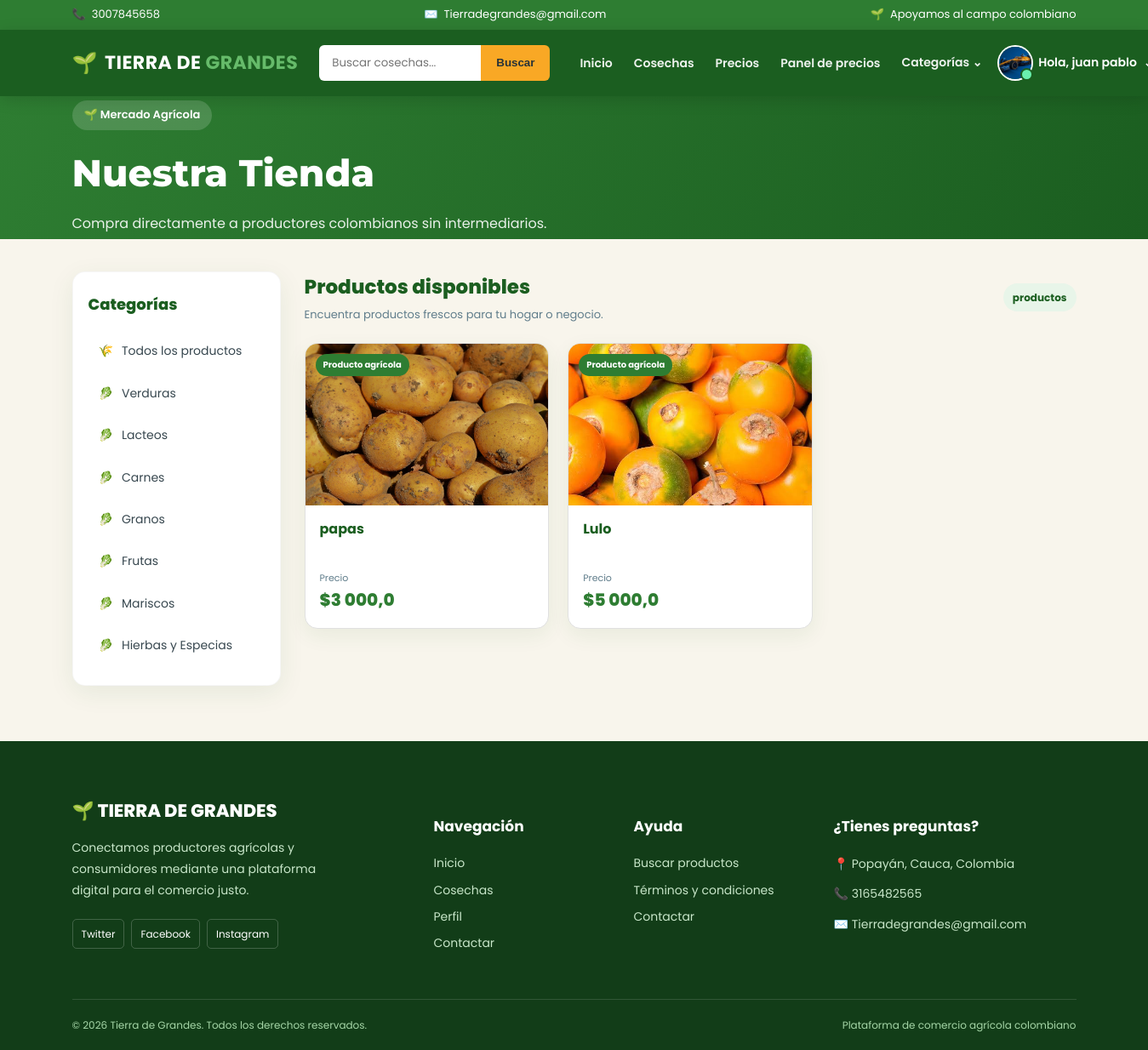
Page /verproducto/ (signed in) on the committed database.
### cuentas/models.py (models this page shows, shortened)
class Cuentas (AbstractBaseUser):
    nombres = models.CharField(max_length=50)
    apellidos = models.CharField(max_length=50)
    nombreusuario = models.CharField(max_length=50, unique=True)
    email = models.CharField(max_length=100, unique=True)
    numero_telefono = models.CharField(max_length=50)
    date_joined = models.DateTimeField(auto_now_add=True)
    last_login = models.DateTimeField(auto_now_add=True)
    is_admin = models.BooleanField(default=False)
    is_staff = models.BooleanField(default=False)
    is_active = models.BooleanField(default=False)
    is_superadmin = models.BooleanField(default=False)
    USERNAME_FIELD = 'email'
    REQUIRED_FIELDS = ['nombreusuario', 'nombres', 'apellidos']
    objects = CuentaAdd()
    def full_nombre(self):
        return f'{self.nombres} {self.apellidos}'

class UserPerfil(models.Model):
    user = models.OneToOneField(Cuentas, on_delete=models.CASCADE)
    direccion_linea_1 = models.CharField(blank=True, max_length=100)
    direccion_linea_2 = models.CharField(blank=True, max_length=100)
    image_perfil = models.ImageField(upload_to='userperfil')
    ciudad = models.CharField(blank=True, max_length=20)
    departamento = models.CharField(blank=True, max_length=20)
    descripcion = models.TextField()
    instagram = models.URLField("Instagram", max_length=200, blank=True)
    tiktok = models.URLField("TikTok", max_length=200, blank=True)
    facebook = models.URLField("Facebook", max_length=200, blank=True)

### categorias/models.py (models this page shows, shortened)
class Categoria(models.Model):
    nombre = models.CharField(max_length=45)
    slug = models.CharField(max_length=100, unique=True)
    descripcion = models.TextField()
    image = models.ImageField(blank=True, null=True)
    activo=models.BooleanField(default=True)
    def get_url(self):
        return reverse('productos_categoria', args=[self.slug])
    class Meta:
        verbose_name_plural='Categoria'

### productos/models.py (models this page shows, shortened)
class Producto(models.Model):
    user = models.ForeignKey(Cuentas, on_delete=models.CASCADE, related_name='product')
    nombre = models.CharField(max_length=50)
    slug = AutoSlugField(populate_from='nombre')
    precio = models.FloatField()
    unidad_precio = models.CharField(max_length=10, choices=UNIDADES_PRECIO, default="kg")
    producto_sipsa = models.CharField(
        max_length=100, blank=True,
        help_text="Producto equivalente en el SIPSA, si tiene precio de referencia",
    )
    Informacion_de_produccion = models.CharField(max_length=100)
    image = models.ImageField()
    stock = models.IntegerField()
    timestamp = models.DateTimeField(default=timezone.now)
    descripcion = models.TextField()
    categoria = models.ForeignKey(Categoria, on_delete=models.CASCADE, related_name='productoscat')
    destacado = models.BooleanField(default=True)
    activo = models.BooleanField(default=True)
    fecha_creacion = models.DateTimeField(auto_now_add=True)
    modificacion_date = models.DateTimeField(auto_now=True)
    def get_url(self):
        return reverse('detalleproducto', args=[self.categoria.slug, self.slug])
    class Meta:
        verbose_name = 'Producto'
        verbose_name_plural = 'Productos'
        ordering = ['-id']

### productos/views.py (the view)
# urls.py: path('verproducto/', verproducto, name='verproducto'),
def verproducto (request, categoria_slug=None):
    categorias =None
    productos =None
    if categoria_slug !=None:
        categorias = get_object_or_404(Categoria, slug=categoria_slug)
        productos = Producto.objects.filter(categoria=categorias, activo=True)
        paginator = Paginator(productos, 5)
        page = request.GET.get('page')
        page_productos = paginator.get_page(page)
        product_count = productos.count()
    else:
        productos = Producto.objects.all().filter(activo=True)
        paginator = Paginator(productos, 5)
        page = request.GET.get('page')
        page_productos = paginator.get_page(page)
        product_count = productos.count()
    context = {
        'productos' :page_productos,
        'product_count':product_count,
    }
    return render (request, 'categorias/vercategoria.html',context)

### tiera_de_grandes/templates/categorias/vercategoria.html (shortened to what this page needs)
{% extends 'index.html' %}
{% load static %}
{% load humanize %}
{% block content %}
<link rel="stylesheet" href="{% static 'css/store.css' %}">
<section class="store-page">
    <header class="store-hero">
        <div class="store-container">
            <div class="store-hero-content">
                <div>
                    <span class="store-badge">🌱 Mercado Agrícola</span>
                    <h1>Nuestra Tienda</h1>
                    <p>Compra directamente a productores colombianos sin intermediarios.</p>
                </div>
            </div>
        </div>
    </header>
    <div class="store-container store-layout">
        <aside class="store-sidebar">
            <div class="store-panel">
                <h2 class="store-panel-title">Categorías</h2>
                <ul class="store-category-list">
                    <li>
                        <a href="{% url 'verproducto' %}">
                            <span>🌾</span> Todos los productos
                        </a>
                    </li>
                    {% for categoria in links %}
                    <li>
                        <a href="{{ categoria.get_url }}">
                            <span>🥬</span> {{ categoria.nombre }}
                        </a>
                    </li>
                    {% empty %}
                    <li class="store-no-categories">
                        No hay categorías disponibles.
                    </li>
                    {% endfor %}
                </ul>
            </div>
        </aside>
        <main class="store-main">
            <div class="store-results-header">
                <div>
                    <h2>Productos disponibles</h2>
                    <p>Encuentra productos frescos para tu hogar o negocio.</p>
                </div>
                <span class="store-results-count">
                    {{ producto_count }} productos
                </span>
            </div>
            <div class="store-products-grid">
                {% for categoria in productos %}
                <article class="store-product-card">
                    <a href="{{ categoria.get_url }}"
                       class="store-product-image-link">
                        {% if categoria.image %}
                        <img
                            src="{{ categoria.image.url }}"
                            alt="{{ categoria.nombre }}"
                            class="store-product-image"
                            loading="lazy">
                        {% else %}
                        <div class="store-image-placeholder">🌱</div>
                        {% endif %}
                        <span class="store-product-label">
                            Producto agrícola
                        </span>
                    </a>
                    <div class="store-product-info">
                        <h3>
                            <a href="{{ categoria.get_url }}">
                                {{ categoria.nombre }}
                            </a>
                        </h3>
                        <div class="store-product-footer">
                            <div>
                                <span class="store-price-label">
                                    Precio
                                </span>
                                <strong class="store-product-price">
                                    ${{ categoria.precio|intcomma }}
                                </strong>
                            </div>
                        </div>
                    </div>
                </article>
                {% endfor %}
            </div>
        </main>
    </div>
</section>
{% endblock %}

### tiera_de_grandes/templates/index.html (shortened to what this page needs)
<!DOCTYPE html>
{% load humanize %}
{% load static %}
<html lang="es">
<head>
    <link rel="stylesheet" href="{% static 'css/index.css' %}">
    <link rel="stylesheet" href="{% static 'css/base_extra.css' %}">
    <link rel="stylesheet" href="{% static 'css/login_tdg.css' %}">
</head>
<body>
    <div class="top-bar">
        <div class="container">
            <div class="top-bar-content">
                <div class="top-item">
                    <span aria-hidden="true">📞</span>
                    <span>3007845658</span>
                </div>
                <div class="top-item">
                    <span aria-hidden="true">✉️</span>
                    <span>Tierradegrandes@gmail.com</span>
                </div>
                <div class="top-item top-message">
                    <span aria-hidden="true">🌱</span>
                    <span>Apoyamos al campo colombiano</span>
                </div>
            </div>
        </div>
    </div>
    <nav class="main-navbar" aria-label="Navegación principal">
        <div class="container">
            <div class="navbar-content">
                <a href="{% url 'inicio' %}" class="brand">
                    <span class="brand-icon" aria-hidden="true">🌱</span>
                    <span>TIERRA DE <strong>GRANDES</strong></span>
                </a>
                <form class="search-form" action="{% url 'buscador' %}" method="get" role="search">
                    <input type="search" name="keyword" placeholder="Buscar cosechas..." aria-label="Buscar productos">
                    <button type="submit">Buscar</button>
                </form>
                <div class="nav-menu">
                    <a href="{% url 'inicio' %}" class="nav-link">Inicio</a>
                    <a href="{% url 'verproducto' %}" class="nav-link">Cosechas</a>
                    <a href="{% url 'inteligencia_artificial:precios_referencia' %}" class="nav-link">Precios</a>
                    <a href="{% url 'inteligencia_artificial:panel_precios' %}" class="nav-link">Panel de precios</a>
                    <div class="nav-dropdown" data-dropdown>
                        <button class="nav-link dropdown-button"
                                type="button"
                                data-dropdown-toggle
                                aria-haspopup="true"
                                aria-expanded="false"
                                aria-controls="categoriasMenu">
                            Categorías <span aria-hidden="true">⌄</span>
                        </button>
                    </div>
                    {% if request.user.is_authenticated %}
                        {% with u=request.user %}
                        <div class="nav-dropdown" data-dropdown>
                            <button class="user-button"
                                    type="button"
                                    data-dropdown-toggle
                                    aria-haspopup="true"
                                    aria-expanded="false"
                                    aria-controls="userMenu">
                                <span class="user-avatar" aria-hidden="true">
                                    <span class="user-initial">{{ u.nombres|default:u.nombreusuario|default:"U"|slice:":1"|upper }}</span>
                                    {% if u.userperfil.image_perfil %}
                                        <img src="{{ u.userperfil.image_perfil.url }}"
                                             alt=""
                                             class="user-photo"
                                             onerror="this.remove()">
                                    {% endif %}
                                </span>
                                <span class="user-name">Hola, {{ u.nombres|default:u.nombreusuario|truncatechars:14 }}</span>
                                <span class="dropdown-caret" aria-hidden="true">⌄</span>
                            </button>
                        </div>
                        {% endwith %}
                    {% else %}
                        <a href="{% url 'login' %}" class="nav-link">Iniciar Sesión</a>
                        <a href="{% url 'registrar' %}" class="register-button">Regístrate</a>
                    {% endif %}
                </div>
            </div>
        </div>
    </nav>
    {% block content %}{% endblock content %}
    <footer class="footer">
        <div class="container">
            <div class="footer-grid">
                <div class="footer-column">
                    <a href="{% url 'inicio' %}" class="footer-brand">🌱 TIERRA DE GRANDES</a>
                    <p>
                        Conectamos productores agrícolas y
                        consumidores mediante una plataforma
                        digital para el comercio justo.
                    </p>
                    <div class="social-links">
                        <a href="https://twitter.com/?lang=es" target="_blank" rel="noopener noreferrer">Twitter</a>
                        <a href="https://www.facebook.com/profile.php?id=100084250750943" target="_blank" rel="noopener noreferrer">Facebook</a>
                        <a href="https://www.instagram.com/" target="_blank" rel="noopener noreferrer">Instagram</a>
                    </div>
                </div>
                <div class="footer-column">
                    <h4>Navegación</h4>
                    <a href="{% url 'inicio' %}">Inicio</a>
                    <a href="{% url 'verproducto' %}">Cosechas</a>
                    {% if request.user.is_authenticated %}
                        <a href="{% url 'perfil' %}">Perfil</a>
                    {% endif %}
                    <a href="{% url 'contactar' %}">Contactar</a>
                </div>
                <div class="footer-column">
                    <h4>Ayuda</h4>
                    <a href="{% url 'verproducto' %}">Buscar productos</a>
                    <a href="#">Términos y condiciones</a>
                    <a href="{% url 'contactar' %}">Contactar</a>
                </div>
                <div class="footer-column">
                    <h4>¿Tienes preguntas?</h4>
                    <p>📍 Popayán, Cauca, Colombia</p>
                    <p>📞 3165482565</p>
                    <p>✉️ Tierradegrandes@gmail.com</p>
                </div>
            </div>
            <div class="footer-bottom">
                <p>© {% now "Y" %} Tierra de Grandes. Todos los derechos reservados.</p>
                <p>Plataforma de comercio agrícola colombiano</p>
            </div>
        </div>
    </footer>
</body>
</html>

### rows in the picture
Cuentas: userperfil.image_perfil (picture), nombres "juan pablo"
Categoria: nombre "Verduras"
Categoria: nombre "Lacteos"
Categoria: nombre "Carnes"
Categoria: nombre "Granos"
Categoria: nombre "Frutas"
Categoria: nombre "Mariscos"
Categoria: nombre "Hierbas y Especias"
Producto: image (picture), nombre "papas", precio "3 000,0"
Producto: image (picture), nombre "Lulo", precio "5 000,0"
